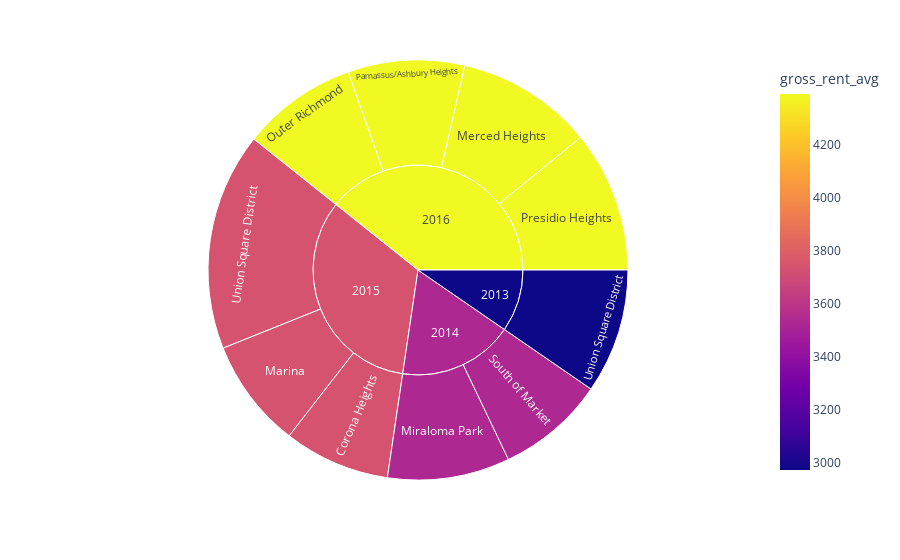

Here is the notebook cell this chart was saved with:
### Code cell
sunburst()

### Figure 1 — Plotly figure (JSON) as saved in the notebook; plotly's stock layout.template omitted (floating-point values rounded to 4 significant figures)
{"data": [{"branchvalues": "total", "customdata": [[3739], [3739], [4390], [3528], [4390], [4390], [4390], [3528], [2971], [3739], [2971], [3528], [3739], [4390.0]], "domain": {"x": [0, 1], "y": [0, 1]}, "hovertemplate": "labels=%{label}<br>sale_price_sqr_foot_avg=%{value}<br>parent=%{parent}<br>id=%{id}<br>gross_rent_avg=%{color}<extra></extra>", "ids": ["2015/Corona Heights", "2015/Marina", "2016/Merced Heights", "2014/Miraloma Park", "2016/Outer Richmond ", "2016/Parnassus/Ashbury Heights", "2016/Presidio Heights", "2014/South of Market", "2013/Union Square District", "2015/Union Square District", "2013", "2014", "2015", "2016"], "labels": ["Corona Heights", "Marina", "Merced Heights", "Miraloma Park", "Outer Richmond ", "Parnassus/Ashbury Heights", "Presidio Heights", "South of Market", "Union Square District", "Union Square District", "2013", "2014", "2015", "2016"], "marker": {"coloraxis": "coloraxis", "colors": [3739, 3739, 4390, 3528, 4390, 4390, 4390, 3528, 2971, 3739, 2971, 3528, 3739, 4390.0]}, "name": "", "parents": ["2015", "2015", "2016", "2014", "2016", "2016", "2016", "2014", "2013", "2015", "", "", "", ""], "type": "sunburst", "values": [1101.0, 1133.0, 1417.0, 1268.0, 1197.0, 1208.0, 1466.0, 1120.0, 1290.0, 2259.0, 1290.0, 2388.0, 4492.0, 5287.0]}], "layout": {"autosize": true, "coloraxis": {"colorbar": {"title": {"text": "gross_rent_avg"}}, "colorscale": [[0, "#0d0887"], [0.1111, "#46039f"], [0.2222, "#7201a8"], [0.3333, "#9c179e"], [0.4444, "#bd3786"], [0.5556, "#d8576b"], [0.6667, "#ed7953"], [0.7778, "#fb9f3a"], [0.8889, "#fdca26"], [1, "#f0f921"]]}, "legend": {"tracegroupgap": 0}, "margin": {"t": 60}}}
